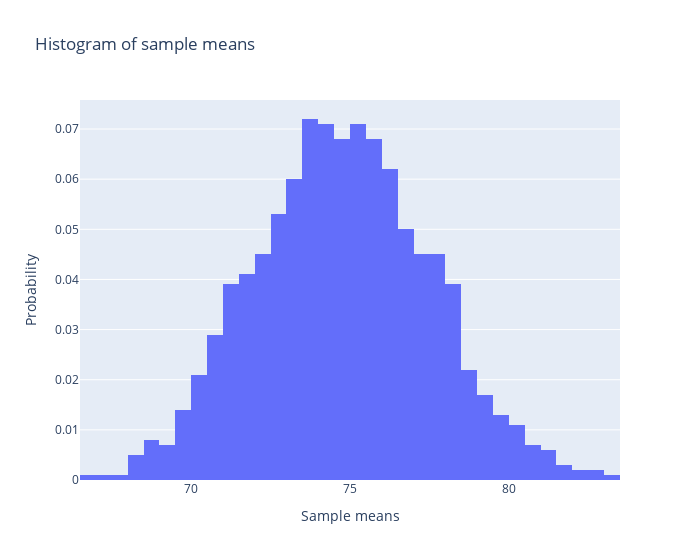

Notebook code for this chart:
### Code cell
# Create a histogram of the sample means
fig = graph_objects.Figure(
    graph_objects.Histogram(
        x=x_bar_vals,
        histnorm='probability'
    )
)

fig.update_layout(
    title='Histogram of sample means',
    xaxis_title='Sample means',
    yaxis_title='Probability',
    width=700
)

### Figure 1 — Plotly figure (JSON) as saved in the notebook; plotly's stock layout.template omitted (floating-point values rounded to 4 significant figures; data arrays with more than 128 entries replaced by an {"elided": "..."} marker saying what was removed)
{"data": [{"histnorm": "probability", "type": "histogram", "x": {"elided": "1000 float values"}}], "layout": {"title": {"text": "Histogram of sample means"}, "width": 700, "xaxis": {"title": {"text": "Sample means"}}, "yaxis": {"title": {"text": "Probability"}}}}
